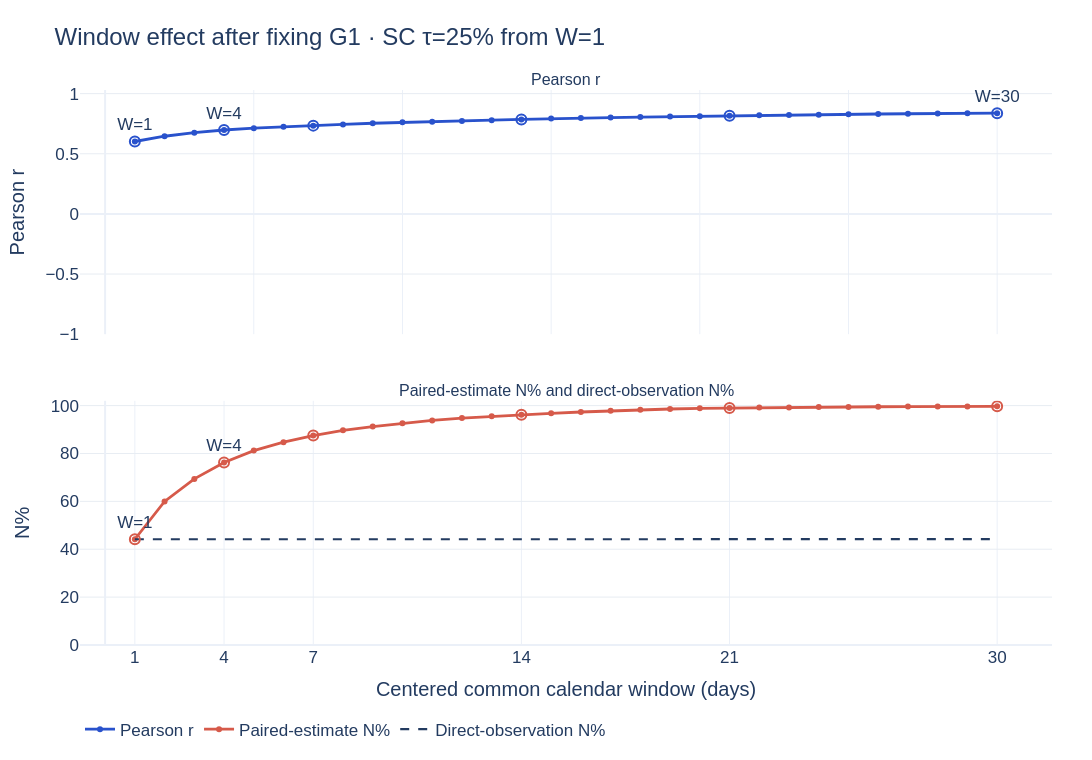

Notebook code for this chart:
### Markdown cell above
## 1.2 Main-paper evidence — what changes when the window increases?

**Reviewer IDs:** R1.1, R2.2, R2.6, R3.5, R3.6.

**Placement:** Main paper.

The daily-optimal mask and spatial-completeness threshold are fixed before varying `W`. This isolates the temporal-window effect from configuration changes.

**How to read the result.** Direct-observation `N%` is determined by valid observations on the target date. Paired-estimate `N%` can rise with `W` because a date becomes estimable when at least one supported observation falls inside its centred window. Thus, a value near 100% at a long window does **not** mean that every day was directly observed, nor that only one value exists per 30 days. The rolling estimate is still calculated for each calendar date, but neighbouring dates reuse overlapping observations.

**Main-paper interpretation.** Increasing the window creates a smoother and more continuous representation while progressively weakening day-specific meaning. The gain is therefore an estimand change—greater temporal support in exchange for temporal precision—not the recovery of missing daily observations.

### Code cell
DAILY_PREVIEW = SENS_PRIMARY[SENS_PRIMARY.window_days.eq(1)].sort_values(
    ["score", "N_pct", "tau", "mask"], ascending=[False, False, True, True]
)
REFERENCE = DAILY_PREVIEW.iloc[0]
REFERENCE_MASK = REFERENCE["mask"]
REFERENCE_TAU = float(REFERENCE["tau"])
WINDOW_PROFILE = SENS_PRIMARY[
    SENS_PRIMARY["mask"].eq(REFERENCE_MASK)
    & SENS_PRIMARY["tau"].eq(REFERENCE_TAU)
].sort_values("window_days")
WINDOW_CHECKPOINT_TABLE = WINDOW_PROFILE[
    WINDOW_PROFILE.window_days.isin(WINDOW_CHECKPOINTS)
][[
    "window_days", "mask", "tau", "r", "n_pairs", "N_pct",
    "direct_pct", "mean_direct_days", "mean_window_support_pct",
]]
display(WINDOW_CHECKPOINT_TABLE.round(3))
WINDOW_CHECKPOINT_TABLE.to_csv(TABLE_MAIN / "section1_window_checkpoint_table.csv", index=False)

fig = make_subplots(
    rows=2, cols=1, shared_xaxes=True, vertical_spacing=.12,
    subplot_titles=["Pearson r", "Paired-estimate N% and direct-observation N%"],
)
fig.add_trace(go.Scatter(
    x=WINDOW_PROFILE.window_days, y=WINDOW_PROFILE.r, mode="lines+markers",
    name="Pearson r", line=dict(color="#2952CC", width=2.8),
    hovertemplate="W=%{x} d<br>r=%{y:.3f}<extra></extra>",
), row=1, col=1)
fig.add_trace(go.Scatter(
    x=WINDOW_PROFILE.window_days, y=WINDOW_PROFILE.N_pct, mode="lines+markers",
    name="Paired-estimate N%", line=dict(color="#D65A4A", width=2.8),
), row=2, col=1)
fig.add_trace(go.Scatter(
    x=WINDOW_PROFILE.window_days, y=WINDOW_PROFILE.direct_pct, mode="lines",
    name="Direct-observation N%", line=dict(color=INK, width=2.2, dash="dash"),
), row=2, col=1)
for row, metric, color in [(1, "r", "#2952CC"), (2, "N_pct", "#D65A4A")]:
    check = WINDOW_PROFILE[WINDOW_PROFILE.window_days.isin(WINDOW_CHECKPOINTS)]
    fig.add_trace(go.Scatter(
        x=check.window_days, y=check[metric], mode="markers+text",
        text=[f"W={int(w)}" if w in (1, 4, 30) else "" for w in check.window_days],
        textposition="top center", showlegend=False,
        marker=dict(symbol="circle-open", size=10, color=color, line=dict(width=2)),
        hoverinfo="skip",
    ), row=row, col=1)
fig.update_xaxes(title_text="Centered common calendar window (days)", tickvals=WINDOW_CHECKPOINTS, row=2, col=1)
fig.update_yaxes(title_text="Pearson r", range=[-1, 1.03], gridcolor=GRID, row=1, col=1)
fig.update_yaxes(title_text="N%", range=[0, 102], gridcolor=GRID, row=2, col=1)
fig.update_layout(
    template=PLOT_TEMPLATE, width=1250, height=760,
    title=f"Window effect after fixing {REFERENCE_MASK} · SC τ={REFERENCE_TAU:.0f}% from W=1",
    legend=dict(orientation="h", y=-.12), margin=dict(l=80, r=40, t=90, b=95),
    font=dict(family="Arial", color=INK, size=17),
    paper_bgcolor="white", plot_bgcolor="white",
)
fig.show()
MAIN_WINDOW_EFFECT = save_figure(fig, FIG_MAIN, "section1_window_effect_summary", 1250, 760)

### Figure 1 — Plotly figure (JSON) as saved in the notebook; plotly's stock layout.template omitted (floating-point values rounded to 4 significant figures)
{"data": [{"hovertemplate": "W=%{x} d<br>r=%{y:.3f}<extra></extra>", "line": {"color": "#2952CC", "width": 2.8}, "mode": "lines+markers", "name": "Pearson r", "type": "scatter", "x": [1, 2, 3, 4, 5, 6, 7, 8, 9, 10, 11, 12, 13, 14, 15, 16, 17, 18, 19, 20, 21, 22, 23, 24, 25, 26, 27, 28, 29, 30], "xaxis": "x", "y": [0.6019, 0.6456, 0.6756, 0.6974, 0.7127, 0.725, 0.7338, 0.7439, 0.7535, 0.7612, 0.7671, 0.7728, 0.779, 0.7855, 0.7921, 0.797, 0.8011, 0.8049, 0.8087, 0.8125, 0.8166, 0.8198, 0.8226, 0.8253, 0.8279, 0.8304, 0.8325, 0.8344, 0.8358, 0.8373], "yaxis": "y"}, {"line": {"color": "#D65A4A", "width": 2.8}, "mode": "lines+markers", "name": "Paired-estimate N%", "type": "scatter", "x": [1, 2, 3, 4, 5, 6, 7, 8, 9, 10, 11, 12, 13, 14, 15, 16, 17, 18, 19, 20, 21, 22, 23, 24, 25, 26, 27, 28, 29, 30], "xaxis": "x2", "y": [44.17, 59.98, 69.39, 76.23, 81.21, 84.72, 87.48, 89.69, 91.25, 92.61, 93.8, 94.78, 95.51, 96.2, 96.77, 97.31, 97.81, 98.22, 98.57, 98.84, 99.0, 99.16, 99.25, 99.36, 99.45, 99.52, 99.57, 99.61, 99.66, 99.7], "yaxis": "y2"}, {"line": {"color": "#233B60", "dash": "dash", "width": 2.2}, "mode": "lines", "name": "Direct-observation N%", "type": "scatter", "x": [1, 2, 3, 4, 5, 6, 7, 8, 9, 10, 11, 12, 13, 14, 15, 16, 17, 18, 19, 20, 21, 22, 23, 24, 25, 26, 27, 28, 29, 30], "xaxis": "x2", "y": [44.17, 44.17, 44.18, 44.18, 44.2, 44.2, 44.21, 44.21, 44.22, 44.22, 44.23, 44.23, 44.22, 44.22, 44.21, 44.21, 44.2, 44.2, 44.22, 44.22, 44.21, 44.21, 44.2, 44.2, 44.19, 44.19, 44.2, 44.2, 44.19, 44.19], "yaxis": "y2"}, {"hoverinfo": "skip", "marker": {"color": "#2952CC", "line": {"width": 2}, "size": 10, "symbol": "circle-open"}, "mode": "markers+text", "showlegend": false, "text": ["W=1", "W=4", "", "", "", "W=30"], "textposition": "top center", "type": "scatter", "x": [1, 4, 7, 14, 21, 30], "xaxis": "x", "y": [0.6019, 0.6974, 0.7338, 0.7855, 0.8166, 0.8373], "yaxis": "y"}, {"hoverinfo": "skip", "marker": {"color": "#D65A4A", "line": {"width": 2}, "size": 10, "symbol": "circle-open"}, "mode": "markers+text", "showlegend": false, "text": ["W=1", "W=4", "", "", "", "W=30"], "textposition": "top center", "type": "scatter", "x": [1, 4, 7, 14, 21, 30], "xaxis": "x2", "y": [44.17, 76.23, 87.48, 96.2, 99.0, 99.7], "yaxis": "y2"}], "layout": {"annotations": [{"font": {"size": 16}, "showarrow": false, "text": "Pearson r", "x": 0.5, "xanchor": "center", "xref": "paper", "y": 1, "yanchor": "bottom", "yref": "paper"}, {"font": {"size": 16}, "showarrow": false, "text": "Paired-estimate N% and direct-observation N%", "x": 0.5, "xanchor": "center", "xref": "paper", "y": 0.44, "yanchor": "bottom", "yref": "paper"}], "font": {"color": "#233B60", "family": "Arial", "size": 17}, "height": 760, "legend": {"orientation": "h", "y": -0.12}, "margin": {"b": 95, "l": 80, "r": 40, "t": 90}, "paper_bgcolor": "white", "plot_bgcolor": "white", "title": {"text": "Window effect after fixing G1 · SC τ=25% from W=1"}, "width": 1250, "xaxis": {"anchor": "y", "domain": [0, 1], "matches": "x2", "showticklabels": false}, "xaxis2": {"anchor": "y2", "domain": [0, 1], "tickvals": [1, 4, 7, 14, 21, 30], "title": {"text": "Centered common calendar window (days)"}}, "yaxis": {"anchor": "x", "domain": [0.56, 1], "gridcolor": "#E8EDF3", "range": [-1, 1.03], "title": {"text": "Pearson r"}}, "yaxis2": {"anchor": "x2", "domain": [0, 0.44], "gridcolor": "#E8EDF3", "range": [0, 102], "title": {"text": "N%"}}}}
